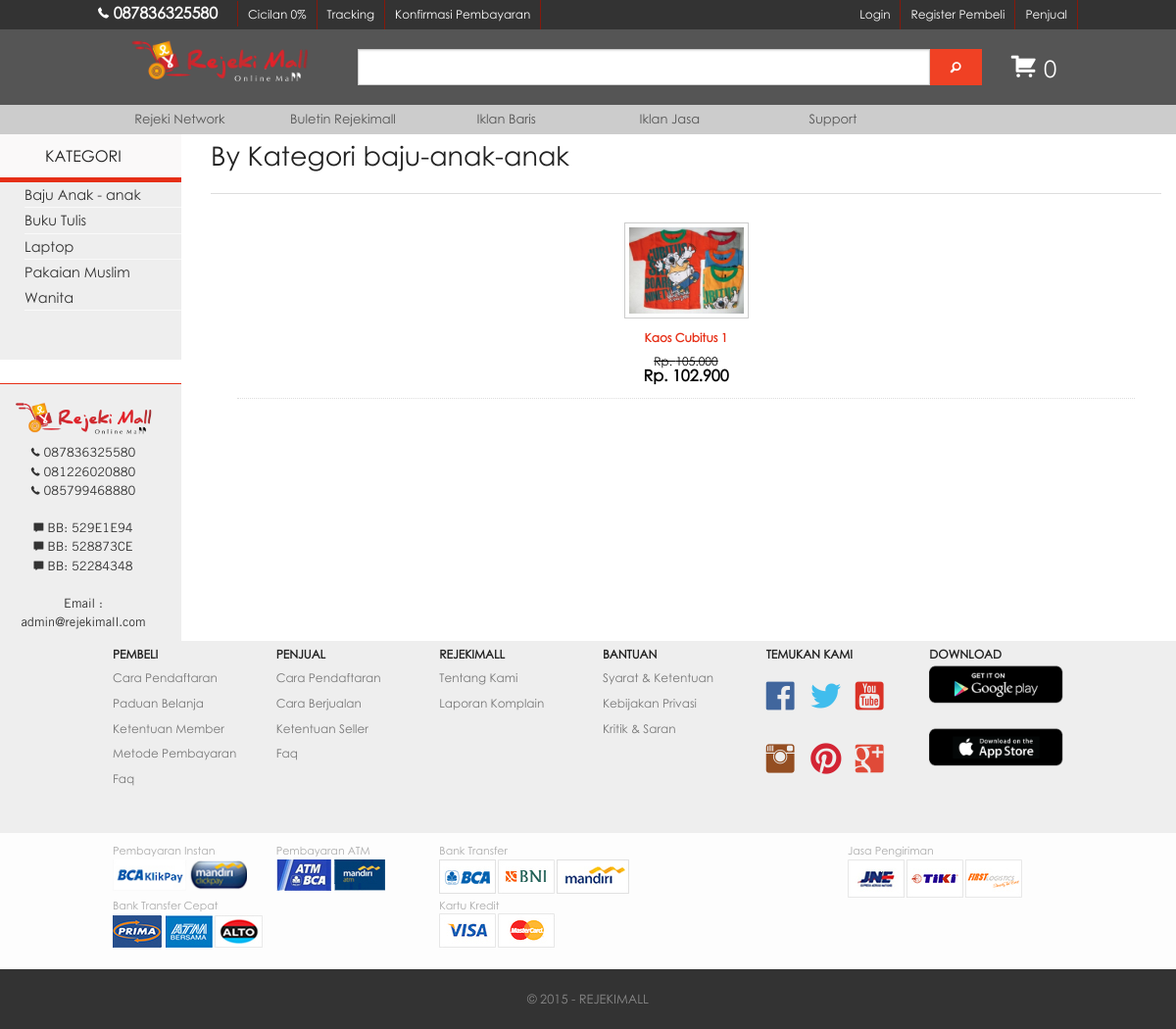
Screenshot of /produk/kategori/baju-anak-anak with the database file from the repository.
### tables this page shows
CREATE TABLE IF NOT EXISTS `kategori` (
`cid` int(11) NOT NULL,
  `id_seller` int(5) DEFAULT NULL,
  `nama` char(30) DEFAULT NULL,
  `slugkat` text NOT NULL
);

CREATE TABLE IF NOT EXISTS `detail_kategori` (
  `cid` int(11) DEFAULT NULL,
`gid` int(11) NOT NULL,
  `idbrand` int(10) NOT NULL,
  `nama` varchar(30) DEFAULT NULL,
  `satuan` varchar(25) DEFAULT NULL,
  `harga` float DEFAULT NULL,
  `ukuran` varchar(15) NOT NULL,
  `warna` varchar(100) NOT NULL,
  `stok` int(3) NOT NULL,
  `gambar` varchar(100) DEFAULT NULL,
  `keterangan` text,
  `diskon` float NOT NULL DEFAULT '0',
  `bes_seller` enum('0','1') NOT NULL DEFAULT '0'
);

### application/views/layout/konten.php (called while the page is built)
<?php if(!defined('BASEPATH')) exit('no direct script access allowed');
if($isi){
	$this->load->view($isi);
}

### application/views/layout/wrapper.php (called while the page is built, shortened)
<?php
require_once "header.php";
require_once "konten.php";
require_once "footer.php";

### application/controllers/produk.php (called while the page is built, shortened)
<?php if(!defined('BASEPATH')) exit ('No direct script access allowed');
class Produk extends CI_Controller{
	public function __construct(){
		$this->load->library('cart');
		$this->load->model('penjual/model_produk');
		$this->load->model('model_utama');
		$this->load->model('model_city');
		$this->load->model('admin/ongkir_model');
	}
	function kategori($slug){
		$jml	= $this->model_produk->jmlkat($slug);
		$config['base_url']			= base_url().'produk/kategori/'.$slug.'/';
		$config['total_rows']		= $jml->num_rows();
		$config['per_page']			= $per_page	= 8;
		$config['uri_segment']		= 4;
		$config['full_tag_open']	= "<ul class='pagination'>";
		$config['full_tag_close']	= "</ul>";
		$config['num_tag_open']		= "<li>";
		$config['num_tag_close']	= "</li>";
		$config['cur_tag_open']		= "<li class='current'><a href=''>";
		$config['cur_tag_close']	= "</li>";
		$config['first_tag_open'] 	= "<li class='arrow'><a href=''>";
		$config['first_tagl_close'] = "</li>";
		$config['last_tag_open'] 	= "<li class='arrow'><a href=''>";
		$config['last_tagl_close'] 	= "</li>";
		$this->pagination->initialize($config);
		$page	= ($this->uri->segment(4)) ? $this->uri->segment(4):0;
		$kat	= $this->model_produk->bykategori($page, $per_page, $slug);
		$data	= array(
			'title'=>'Produk Rejeki Mall',
			'menu'=>'etalase/menu_etalase',
			'detail'=>$kat,
			'kategori'=>$this->model_utama->kategori(),
			'paging'=> $this->pagination->create_links(),
			'isi'=>'page/kategori'
		);
		$this->load->view('layout/wrapper', $data);
	}
}

### index.php (called while the page is built, shortened)
<?php
require_once BASEPATH.'core/CodeIgniter.php';

### application/models/model_utama.php (called while the page is built, shortened)
<?php
class Model_utama extends CI_Model{
	function kategori(){
		$query	= $this->db->query("
			SELECT DISTINCT `cid`, `id_seller`, `nama`, slugkat FROM `kategori`
		");
		return $query->result_array();
	}
}

### application/models/penjual/model_produk.php (called while the page is built, shortened)
<?php
class Model_produk extends CI_Model{
	public function bykategori($dari, $sampai, $slug){
		$query	= $this->db->query('
			SELECT
			detail_kategori.gid, detail_kategori.nama,
			brand.idbrand, brand.nmbrand, brand.gb_brand,
			detail_kategori.satuan, detail_kategori.harga,
			detail_kategori.gambar, detail_kategori.keterangan,
			detail_kategori.diskon, detail_kategori.bes_seller
			FROM detail_kategori, kategori, seller, brand
			WHERE
				kategori.cid = detail_kategori.cid
			AND
				seller.id_seller = kategori.id_seller
			AND
				brand.idbrand = detail_kategori.idbrand
			AND
				kategori.slugkat = "'.$slug.'"
			ORDER BY detail_kategori.gid DESC
			LIMIT '.$dari.', '.$sampai.'
		');
		return $query->result_array();
	}
}

### application/views/leftbar/leftbarcategory.php (the view, shortened to what this page needs)
<div class="row fullscreen text-center" style="background:#faf9f9;margin:0px; padding:10px 0 10px 0;border-top:0px;border-bottom:solid 5px #e62f17;">
  KATEGORI
</div>
<div class="row fullscreen sidebar" style="margin:0px; padding:0 0 30px 0px;background:#EEEEEE;">
   <ul class="no-bullet" style="padding-left:40px;">
   <?php
   foreach($kategori as $listkat){
	   echo "<li style='border-bottom:solid 1px #f9f9f9;'><a href='".base_url()."produk/kategori/$listkat[slugkat]'  data-orbit-link='newarrivals' style='font-size:0.9em;color:#333333;'>$listkat[nama]</a></li>";
   }
   ?>
  </ul>
</div>
</body></html>

### application/views/page/kategori.php (shortened to what this page needs)
<div class="row fullscreen" data-equalizer="foo" style="background:transparent;padding:0px;margin:0px;border:0px;">
	<div class="medium-2 columns" style="background:transparent;padding:0px;margin:0px;border:0px;">
		<div class="hide-for-small" data-equalizer-watch="foo" >
			<div class="row fullscreen" data-equalizer="bar">
			 <?php
			  $this->load->view('leftbar/leftbarcategory');
			?>
	<div class="medium-10 columns" style="background:transparent;border:0px;" >
		<div class="" data-equalizer-watch="foo">
		<h3>By Kategori <?php echo $this->uri->segment(3);?></h3>
		<hr />
		<?php
			echo "<table style='border:none;' class='large-12 medium-12 small-12 columns'><tr>";
			foreach($detail as $list){
				echo "<td>
				<ul class='pricing-table'>
					<li>
						<a href='".base_url()."produk/detail/".$list['gid']."'>
							<center>
							<img class='th' width='125' height='150' src='".base_url()."asset/img/seller/produk/".$list['gambar']."'>
							</center>
						</a>
					</li>
					<li>
					<p class='description'>
							<a href='".base_url()."produk/detail/".$list['gid']."' style='color:#e62f17;'>
								<b>$list[nama]</b>
							</a>
							<br>
							<br>";
								if($list['diskon'] == 0 || empty($list['diskon'])){
									echo "<b style='font-size:16px;'>Rp. ".number_format($list['harga'],0,',','.')."</b>";
								}
								else{
									$harganew	= $list['harga']-($list['harga']*($list['diskon']/100));
									echo "
									<strike><br> Rp. ".number_format($list['harga'],0,',','.')."</strike><br>
									<b style='font-size:16px;'>Rp. ".number_format($harganew,0,',','.')."</b>
									";
								}
					echo "
						</p>
					</li>
				</ul>
				</td>";
			}
			echo "</tr></table>";
		?>
		</div>
	</div>

### asset/css/modifstyle.css (style rules this page uses)
body { font-family:centurygothic; }
.row.fullscreen { width: 100%; max-width: 100%; }

### rows the page displays
kategori: nama "Baju Anak - anak"
kategori: nama "Buku Tulis"
kategori: nama "Laptop"
kategori: nama "Pakaian Muslim Wanita"
detail_kategori: gambar (picture), nama "Kaos Cubitus 1", harga "105.000", harganew "102.900"

### other values shown
$this->uri->segment(3) "baju-anak-anak"
